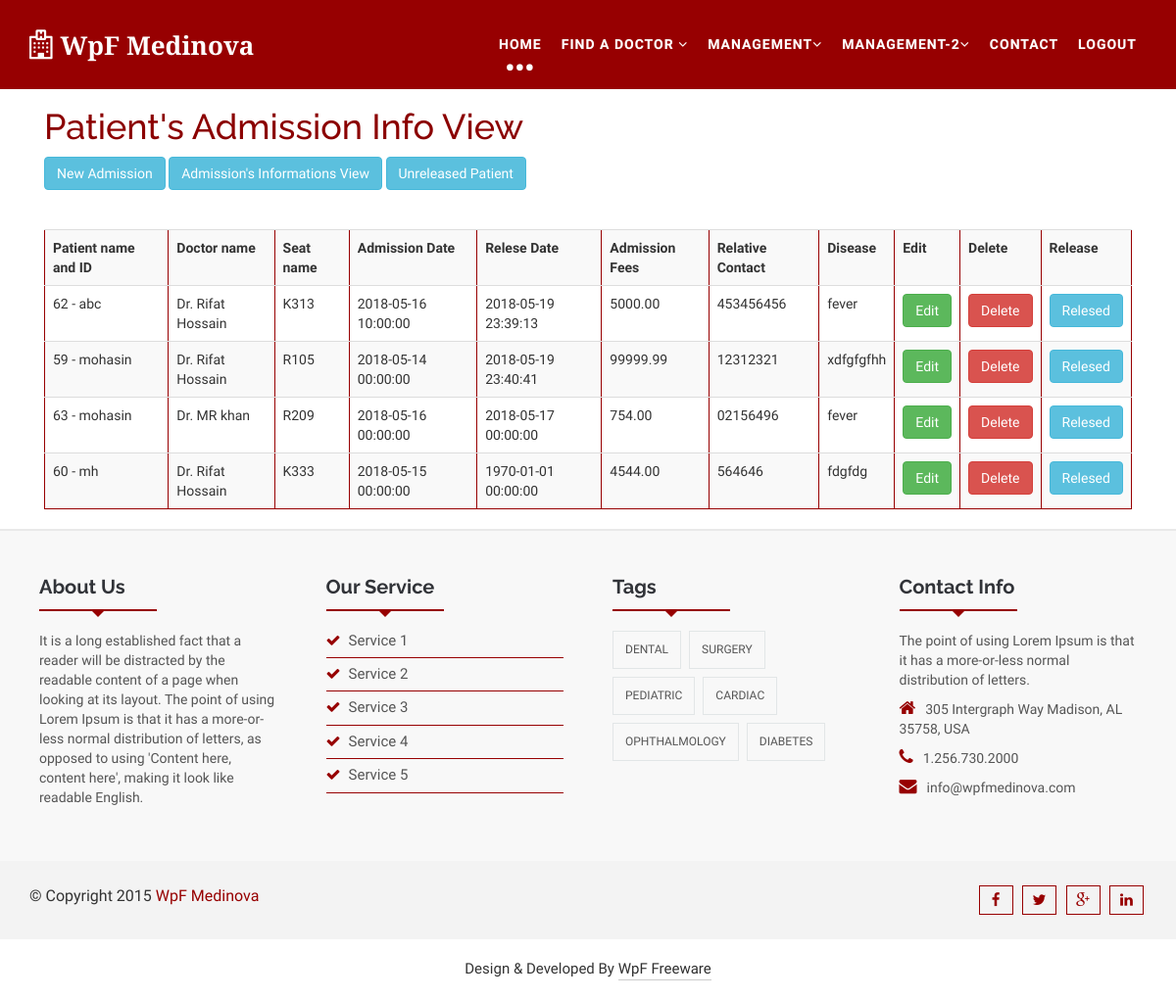
The page /index.php?e=admission_view (signed in) on the database its author committed.
### tables this page shows
CREATE TABLE `patient` (
  `id` int(10) UNSIGNED NOT NULL,
  `name` varchar(50) NOT NULL,
  `email` varchar(50) NOT NULL,
  `password` char(32) NOT NULL,
  `address` varchar(100) NOT NULL,
  `gender` tinyint(3) UNSIGNED NOT NULL,
  `age` tinyint(3) UNSIGNED NOT NULL,
  `contact` varchar(16) NOT NULL,
  `maritalstatus` varchar(20) NOT NULL,
  `picture` varchar(4) NOT NULL,
  `cityid` smallint(5) UNSIGNED NOT NULL,
  `country` int(11) NOT NULL,
  `date` date NOT NULL,
  `status` varchar(20) NOT NULL,
  `type` tinyint(4) NOT NULL DEFAULT '1',
  `code` varchar(5) DEFAULT NULL,
  `time` varchar(20) DEFAULT NULL
);

CREATE TABLE `doctor` (
  `id` smallint(3) UNSIGNED NOT NULL,
  `name` varchar(50) NOT NULL,
  `email` varchar(50) NOT NULL,
  `password` char(32) NOT NULL,
  `fees` float(7,3) NOT NULL,
  `contact` varchar(14) NOT NULL,
  `picture` varchar(4) NOT NULL,
  `institute` varchar(100) DEFAULT NULL,
  `designationid` tinyint(3) UNSIGNED NOT NULL,
  `departmentid` tinyint(3) UNSIGNED NOT NULL,
  `status` tinyint(4) NOT NULL DEFAULT '0'
);

CREATE TABLE `seat` (
  `id` smallint(5) UNSIGNED NOT NULL,
  `name` varchar(20) NOT NULL,
  `amount` double(8,2) UNSIGNED NOT NULL
);

CREATE TABLE `admission` (
  `id` int(10) UNSIGNED NOT NULL,
  `admissiondate` datetime NOT NULL,
  `releasedate` datetime NOT NULL,
  `admissionfees` double(7,2) UNSIGNED NOT NULL,
  `relativecontact` varchar(16) NOT NULL,
  `disease` varchar(100) NOT NULL,
  `patientid` int(10) UNSIGNED NOT NULL,
  `doctorid` smallint(5) UNSIGNED NOT NULL,
  `seatid` smallint(5) UNSIGNED NOT NULL
);

### models/database.php (called while the page is built, shortened)
<?php
class Database {
    protected $db;
    function __construct() {
        $this->db = new mysqli("localhost", "root", "", "hospital");
    }
    public function view($table, $sel = NULL, $order = NULL, $where = NULL) {
        if ($sel == TRUE) {
            $sql = "select $sel from $table";
        } else {
            $sql = "select * from $table";
        }
        $temp = "";
        if ($where) {
            foreach ($where as $key => $value) {
                $temp .= "{$key}='{$value}'";
            }
            $sql .= " where $temp";
        }
        return $this->db->query($sql);
    }
}

### views/employee/admission_view.php (the view, shortened to what this page needs)
<section id="blogArchive">
    <div class="container">
        <div class="col-md-12">
            <h1 style="color: darkred">Patient's Admission Info View</h1>
            <a href="index.php?e=admission" class="btn btn-info">New Admission</a>
            <a href="index.php?e=admission_view" class="btn btn-info">Admission's Informations View</a>
            <a href="index.php?e=admission_not_release" class="btn btn-info">Unreleased Patient</a>
            <br /><br /><br />
            <table class="table table-striped table-hover" border="1px" style="border: 1px solid #970001">
                <tr>
                    <th >Patient name and ID</th>
                    <th>Doctor name</th>
                    <th>Seat name</th>
                    <th>Admission Date</th>
                    <th>Relese Date</th>
                    <th>Admission Fees</th>
                    <th>Relative Contact</th>
                    <th>Disease </th>
                    <th>Edit</th>
                    <th>Delete</th>
                    <th>Release</th>
                </tr>
                <?php
                $data = $d->view("admission", "*");
                while ($value = $data->fetch_object()) {
                    echo "<tr>";
                    if ($value->patientid) {
                        $allPat = $d->view("patient", "*", '', ['id' => $value->patientid]);
                        while ($row = $allPat->fetch_object()) {
                            ?>
                            <td><?php echo $row->id . " - " . $row->name ?></td>
                            <?php
                        }
                    }
                    if ($value->doctorid) {
                        $allDoc = $d->view("doctor", "*", "", ['id' => $value->doctorid]);
                        while ($rows = $allDoc->fetch_object()) {
                            ?>
                            <td><?php echo $rows->name ?></td>
                            <?php
                        }
                    }
                    if ($value->seatid) {
                        $dataDeg = $d->view("seat", "*", "", ['id' => $value->seatid]);
                        while ($valueDeg = $dataDeg->fetch_object()) {
                            ?>
                            <td>
                                <?php echo $valueDeg->name
                                ?>
                            </td>
                            <?php
                        }
                    }
                    echo "<td>{$value->admissiondate}</td>";
                    echo "<td>{$value->releasedate}</td>";
                    echo "<td>{$value->admissionfees}</td>";
                    echo "<td>{$value->relativecontact}</td>";
                    echo "<td>{$value->disease}</td>";
                    echo "<td><a href='index.php?e=admission_edit&id={$value->id}' class='btn btn-success'>Edit</a></td>";
                    echo "<td><a href='index.php?e=admission_delete&id={$value->id}' class='btn btn-danger'>Delete</a></td>";
                    if ($value->releasedate != '') {
                        echo "<td><a  class='btn btn-info'>Relesed</a></td>";
                    } else {
                        echo "<td><a href='index.php?e=release_receipt&id={$value->id}' class='btn btn-info'>Relese</a></td>";
                    }
                    echo "</tr>";
                }
                ?>
            </table>
        </div>
    </div>
</section>

### style.css (style rules this page uses)
body,html { overflow-x:hidden; }
body { font-family: 'Habibi', serif; overflow-x: hidden !important; }
a { text-decoration: none; color: #2f2f2f; }
h1, h2, h3, h4, h5, h6 { font-family: 'Raleway', sans-serif; }
#blogArchive { display: inline; float: left; margin-top: 90px; width: 100%; }

### rows shown on the page
admission: admissiondate "2018-05-16 10:00:00", releasedate "2018-05-19 23:39:13", admissionfees "5000.00", relativecontact "453456456", disease "fever", shows "Relesed"
patient: id "62", name "abc"
doctor: name "Dr. Rifat Hossain"
seat: name "K313"
admission: admissiondate "2018-05-14 00:00:00", releasedate "2018-05-19 23:40:41", admissionfees "99999.99", relativecontact "12312321", disease "xdfgfgfhh", shows "Relesed"
patient: id "59", name "mohasin"
seat: name "R105"
admission: admissiondate "2018-05-16 00:00:00", releasedate "2018-05-17 00:00:00", admissionfees "754.00", relativecontact "02156496", disease "fever", shows "Relesed"
patient: id "63", name "mohasin"
doctor: name "Dr. MR khan"
seat: name "R209"
admission: admissiondate "2018-05-15 00:00:00", releasedate "1970-01-01 00:00:00", admissionfees "4544.00", relativecontact "564646", disease "fdgfdg", shows "Relesed"
patient: id "60", name "mh"
seat: name "K333"
